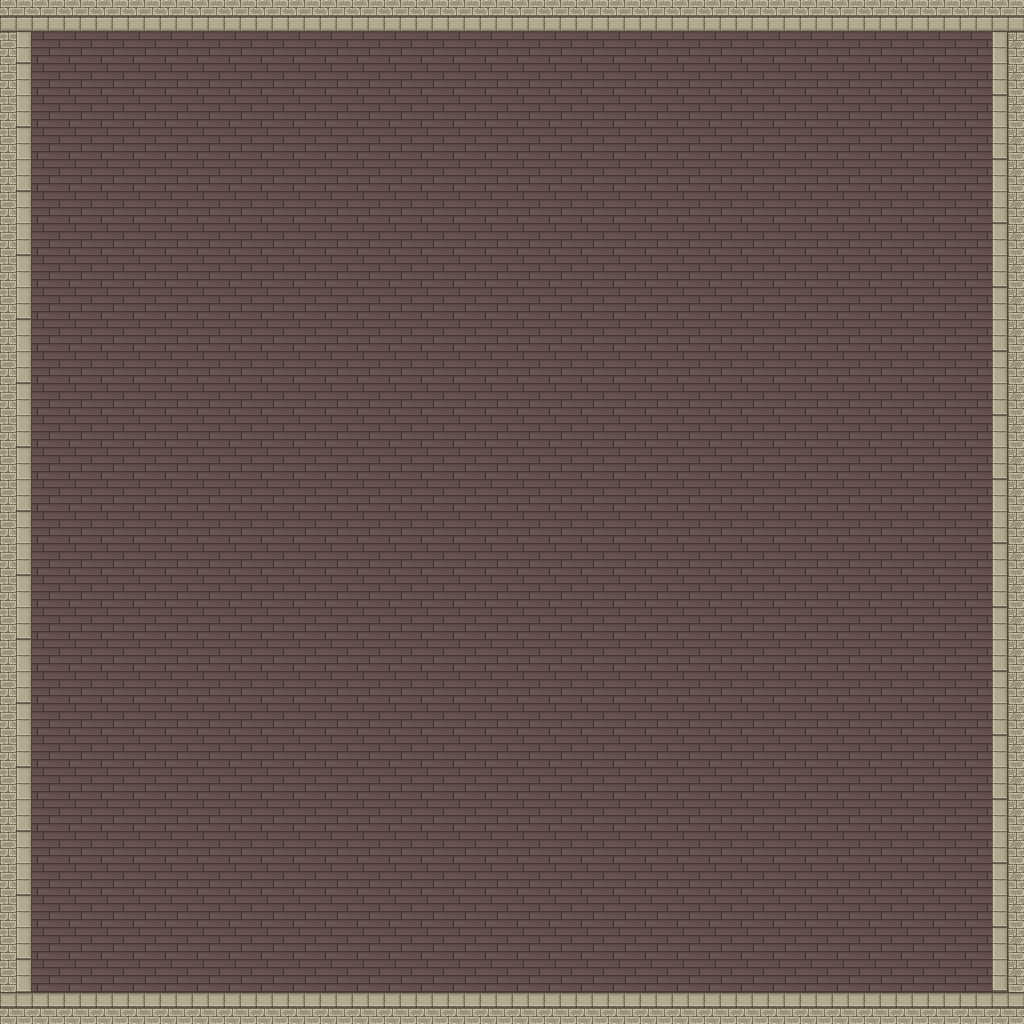

Rendered tile map (Tiled .tmx) drawn with the repository's tilesets; below, a short description and the map source with its tile grids summarised:
An orthogonal 32x32 tile map with 32x32 px tiles, 2 tile layers (Слой тайлов 1, Слой тайлов 2).

<map version="1.2" tiledversion="1.2.4" orientation="orthogonal" renderorder="right-down" width="32" height="32" tilewidth="32" tileheight="32" infinite="0" nextlayerid="3" nextobjectid="1">
 <tileset firstgid="1" version="1.2" tiledversion="1.2.4" name="mappacman" tilewidth="32" tileheight="32" tilecount="1064" columns="8">
  <image source="mappacman.png" width="256" height="4256" />
 </tileset>
 <layer id="1" name="Слой тайлов 1" width="32" height="32">
  <data>[1024 cells, 1024 non-empty, 1 distinct tile ids]</data>
 </layer>
 <layer id="2" name="Слой тайлов 2" width="32" height="32">
  <data>[1024 cells, 124 non-empty, 5 distinct tile ids]</data>
 </layer>
</map>
